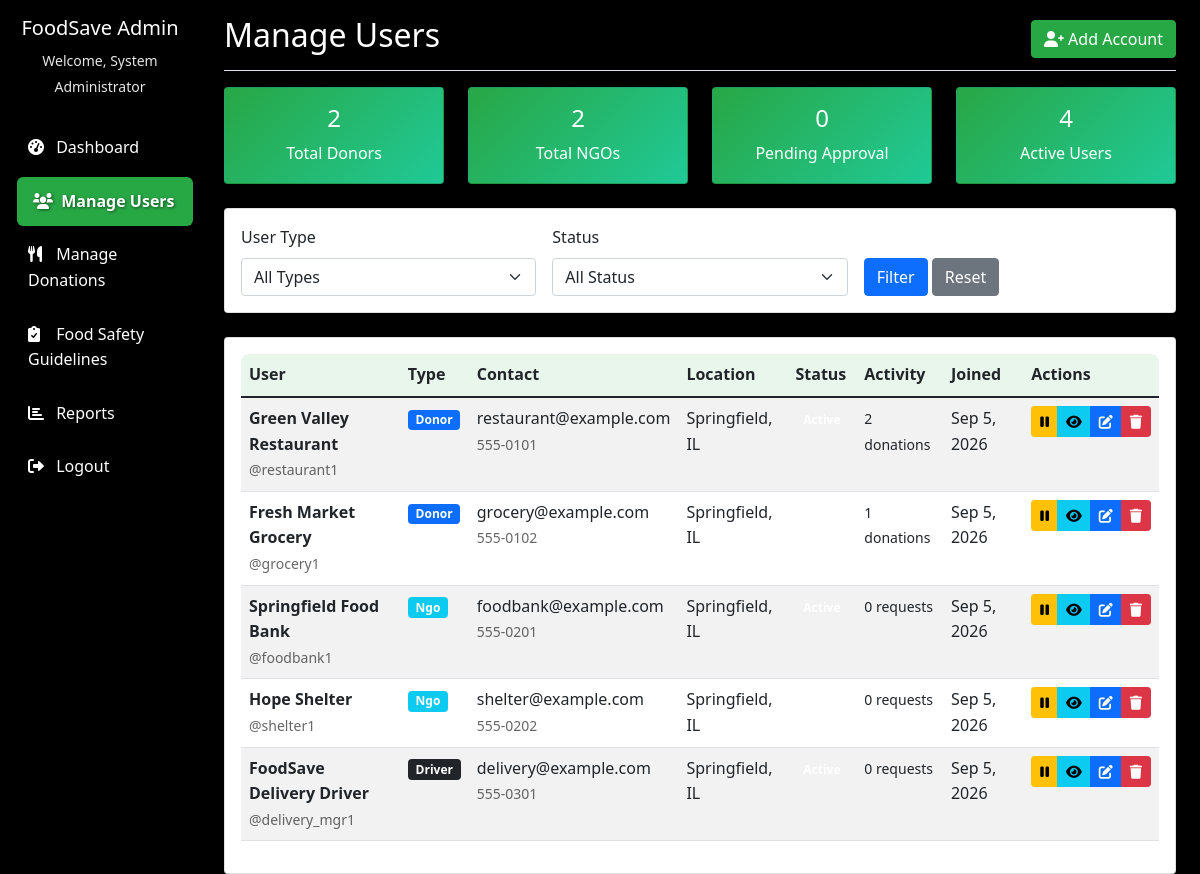
/admin/manage_users.php (signed in), run on the app's committed database.
### tables this page shows
CREATE TABLE users (
    id INT AUTO_INCREMENT PRIMARY KEY,
    username VARCHAR(50) UNIQUE NOT NULL,
    email VARCHAR(100) UNIQUE NOT NULL,
    password VARCHAR(255) NOT NULL,
    user_type ENUM('admin', 'donor', 'ngo', 'volunteer', 'driver') NOT NULL,
    full_name VARCHAR(150) NOT NULL,
    organization_name VARCHAR(150),
    phone VARCHAR(20),
    address TEXT,
    city VARCHAR(50),
    state VARCHAR(50),
    zip_code VARCHAR(10),
    status ENUM('active', 'pending', 'inactive') DEFAULT 'pending',
    created_at TIMESTAMP DEFAULT CURRENT_TIMESTAMP,
    updated_at TIMESTAMP DEFAULT CURRENT_TIMESTAMP ON UPDATE CURRENT_TIMESTAMP
);

### admin/manage_users.php (the view, shortened to what this page needs)
<?php
try {
    $pdo = getDBConnection();
    $user_type = $_GET['type'] ?? 'all';
    $status = $_GET['status'] ?? 'all';
    $where_conditions = ["user_type != 'admin'"];
    $params = [];
    $where_clause = implode(' AND ', $where_conditions);
    $stmt = $pdo->prepare("
        SELECT u.*,
               COUNT(fd.id) as donation_count,
               COUNT(pr.id) as request_count
        FROM users u
        LEFT JOIN food_donations fd ON u.id = fd.donor_id
        LEFT JOIN pickup_requests pr ON u.id = pr.ngo_id
        WHERE $where_clause
        GROUP BY u.id
        ORDER BY u.created_at DESC
    ");
    $stmt->execute($params);
    $users = $stmt->fetchAll(PDO::FETCH_ASSOC);
    $stmt = $pdo->query("SELECT user_type, status, COUNT(*) as count FROM users WHERE user_type != 'admin' GROUP BY user_type, status");
    $stats = [];
    while ($row = $stmt->fetch(PDO::FETCH_ASSOC)) {
        $stats[$row['user_type']][$row['status']] = $row['count'];
    }
} catch (PDOException $e) {
    $error = 'Database error: ' . $e->getMessage();
}
?>
<!DOCTYPE html>
<html lang="en">
<head>
    <link href="https://cdn.jsdelivr.net/npm/bootstrap@5.1.3/dist/css/bootstrap.min.css" rel="stylesheet">
    <link href="https://cdnjs.cloudflare.com/ajax/libs/font-awesome/6.0.0/css/all.min.css" rel="stylesheet">
    <link href="../assets/css/style.css" rel="stylesheet">
</head>
<body>
    <div class="container-fluid">
        <div class="row">
            <nav class="col-md-3 col-lg-2 d-md-block sidebar collapse">
                <div class="position-sticky pt-3">
                    <div class="text-center mb-4">
                        <h5 class="text-white">FoodSave Admin</h5>
                        <small class="text-muted">Welcome, <?php echo $_SESSION['full_name']; ?></small>
                    </div>
                    <ul class="nav flex-column">
                        <li class="nav-item">
                            <a class="nav-link" href="dashboard.php">
                                <i class="fas fa-tachometer-alt"></i> Dashboard
                            </a>
                        </li>
                        <li class="nav-item">
                            <a class="nav-link active" href="manage_users.php">
                                <i class="fas fa-users"></i> Manage Users
                            </a>
                        </li>
                        <li class="nav-item">
                            <a class="nav-link" href="manage_donations.php">
                                <i class="fas fa-utensils"></i> Manage Donations
                            </a>
                        </li>
                        <li class="nav-item">
                            <a class="nav-link" href="guidelines.php">
                                <i class="fas fa-clipboard-check"></i> Food Safety Guidelines
                            </a>
                        </li>
                        <li class="nav-item">
                            <a class="nav-link" href="reports.php">
                                <i class="fas fa-chart-bar"></i> Reports
                            </a>
                        </li>
                        <li class="nav-item">
                            <a class="nav-link" href="logout.php">
                                <i class="fas fa-sign-out-alt"></i> Logout
                            </a>
                        </li>
                    </ul>
                </div>
            </nav>
            <main class="col-md-9 ms-sm-auto col-lg-10 px-md-4">
                <div class="d-flex justify-content-between flex-wrap flex-md-nowrap align-items-center pt-3 pb-2 mb-3 border-bottom">
                    <h1 class="h2" style="color:white; text-shadow: 2px 2px 4px #000;">Manage Users</h1>
                    <a href="user_form.php" class="btn btn-success"><i class="fas fa-user-plus me-1"></i>Add Account</a>
                </div>
                <div class="row mb-4">
                    <div class="col-md-3">
                        <div class="card stats-card">
                            <div class="card-body text-center">
                                <h4 style="color:white;"><?php echo ($stats['donor']['active'] ?? 0) + ($stats['donor']['pending'] ?? 0) + ($stats['donor']['inactive'] ?? 0); ?></h4>
                                <p class="mb-0">Total Donors</p>
                            </div>
                        </div>
                    </div>
                    <div class="col-md-3">
                        <div class="card stats-card">
                            <div class="card-body text-center">
                                <h4 style="color:white;"><?php echo ($stats['ngo']['active'] ?? 0) + ($stats['ngo']['pending'] ?? 0) + ($stats['ngo']['inactive'] ?? 0); ?></h4>
                                <p class="mb-0">Total NGOs</p>
                            </div>
                        </div>
                    </div>
                    <div class="col-md-3">
                        <div class="card stats-card">
                            <div class="card-body text-center">
                                <h4 style="color:white;"><?php echo ($stats['donor']['pending'] ?? 0) + ($stats['ngo']['pending'] ?? 0); ?></h4>
                                <p class="mb-0">Pending Approval</p>
                            </div>
                        </div>
                    </div>
                    <div class="col-md-3">
                        <div class="card stats-card">
                            <div class="card-body text-center">
                                <h4 style="color:white;"><?php echo ($stats['donor']['active'] ?? 0) + ($stats['ngo']['active'] ?? 0); ?></h4>
                                <p class="mb-0">Active Users</p>
                            </div>
                        </div>
                    </div>
                </div>
                <div class="card mb-4">
                    <div class="card-body">
                        <form method="GET" class="row g-3">
                            <div class="col-md-4">
                                <label for="type" class="form-label">User Type</label>
                                <select class="form-select" id="type" name="type">
                                    <option value="all" <?php echo $user_type === 'all' ? 'selected' : ''; ?>>All Types</option>
                                </select>
                            </div>
                            <div class="col-md-4">
                                <label for="status" class="form-label">Status</label>
                                <select class="form-select" id="status" name="status">
                                    <option value="all" <?php echo $status === 'all' ? 'selected' : ''; ?>>All Status</option>
                                </select>
                            </div>
                            <div class="col-md-4">
                                <label class="form-label">&nbsp;</label>
                                <div>
                                    <button type="submit" class="btn btn-primary">Filter</button>
                                    <a href="manage_users.php" class="btn btn-secondary">Reset</a>
                                </div>
                            </div>
                        </form>
                    </div>
                </div>
                <div class="card">
                    <div class="card-body">
                        <div class="table-responsive">
                            <table class="table table-striped">
                                <thead>
                                    <tr>
                                        <th>User</th>
                                        <th>Type</th>
                                        <th>Contact</th>
                                        <th>Location</th>
                                        <th>Status</th>
                                        <th>Activity</th>
                                        <th>Joined</th>
                                        <th>Actions</th>
                                    </tr>
                                </thead>
                                <tbody>
                                    <?php if (empty($users)): ?>
                                    <tr>
                                        <td colspan="8" class="text-center text-muted">No users found.</td>
                                    </tr>
                                    <?php else: ?>
                                        <?php foreach ($users as $user): ?>
                                        <tr>
                                            <td>
                                                <strong><?php echo htmlspecialchars($user['full_name']); ?></strong><br>
                                                <small class="text-muted">@<?php echo htmlspecialchars($user['username']); ?></small>
                                            </td>
                                            <td>
                                                <span class="badge bg-<?php echo $user['user_type'] === 'donor' ? 'primary' : ($user['user_type'] === 'driver' ? 'dark' : 'info'); ?>">
                                                    <?php echo ucfirst($user['user_type']); ?>
                                                </span>
                                            </td>
                                            <td>
                                                <?php echo htmlspecialchars($user['email']); ?><br>
                                                <small class="text-muted"><?php echo htmlspecialchars($user['phone'] ?: 'No phone'); ?></small>
                                            </td>
                                            <td>
                                                <?php if ($user['city'] || $user['state']): ?>
                                                    <?php echo htmlspecialchars($user['city']); ?><?php echo $user['city'] && $user['state'] ? ', ' : ''; ?><?php echo htmlspecialchars($user['state']); ?>
                                                <?php else: ?>
                                                    <span class="text-muted">Not provided</span>
                                                <?php endif; ?>
                                            </td>
                                            <td>
                                                <span class="badge status-<?php echo $user['status']; ?>">
                                                </span>
                                            </td>
                                            <td>
                                                <?php if ($user['user_type'] === 'donor'): ?>
                                                    <small><?php echo $user['donation_count']; ?> donations</small>
                                                <?php else: ?>
                                                    <small><?php echo $user['request_count']; ?> requests</small>
                                                <?php endif; ?>
                                            </td>
                                            <td><?php echo date('M j, Y', strtotime($user['created_at'])); ?></td>
                                            <td>
                                                <div class="btn-group btn-group-sm" role="group">
                                                    <?php if ($user['status'] === 'pending'): ?>
                                                        <a href="manage_users.php?action=activate&id=<?php echo $user['id']; ?>"
                                                           class="btn btn-success" title="Approve"
                                                           onclick="return confirm('Are you sure you want to approve this user?');">
                                                            <i class="fas fa-check"></i>
                                                        </a>
                                                    <?php elseif ($user['status'] === 'active'): ?>
                                                        <a href="manage_users.php?action=deactivate&id=<?php echo $user['id']; ?>"
                                                           class="btn btn-warning" title="Deactivate"
                                                           onclick="return confirm('Are you sure you want to deactivate this user?');">
                                                            <i class="fas fa-pause"></i>
                                                        </a>
                                                    <?php endif; ?>
                                                    <a href="view_user.php?id=<?php echo $user['id']; ?>"
                                                       class="btn btn-info" title="View Details">
                                                        <i class="fas fa-eye"></i>
                                                    </a>
                                                    <a href="user_form.php?id=<?php echo $user['id']; ?>" class="btn btn-primary" title="Edit"><i class="fas fa-edit"></i></a>
                                                    <a href="?action=delete&id=<?php echo $user['id']; ?>"
                                                       class="btn btn-danger" title="Delete"
                                                       onclick="return confirm('Are you sure you want to delete this user?')">
                                                        <i class="fas fa-trash"></i>
                                                    </a>
                                                </div>
                                            </td>
                                        </tr>
                                        <?php endforeach; ?>
                                    <?php endif; ?>
                                </tbody>
                            </table>
                        </div>
                    </div>
                </div>
            </main>
        </div>
    </div>
</body>
</html>

### data on the page
users: full_name "Green Valley Restaurant", username "restaurant1", user_type "Donor", email "restaurant@example.com", phone "555-0101", city "Springfield", state "IL", donation_count "2", created_at "Sep 5, 2026"
users: full_name "Fresh Market Grocery", username "grocery1", user_type "Donor", email "grocery@example.com", phone "555-0102", city "Springfield", state "IL", donation_count "1", created_at "Sep 5, 2026"
users: full_name "Springfield Food Bank", username "foodbank1", user_type "Ngo", email "foodbank@example.com", phone "555-0201", city "Springfield", state "IL", request_count "0", created_at "Sep 5, 2026"
users: full_name "Hope Shelter", username "shelter1", user_type "Ngo", email "shelter@example.com", phone "555-0202", city "Springfield", state "IL", request_count "0", created_at "Sep 5, 2026"
users: full_name "FoodSave Delivery Driver", username "delivery_mgr1", user_type "Driver", email "delivery@example.com", phone "555-0301", city "Springfield", state "IL", request_count "0", created_at "Sep 5, 2026"

### other printed values
$_SESSION['full_name'] "System Administrator"
